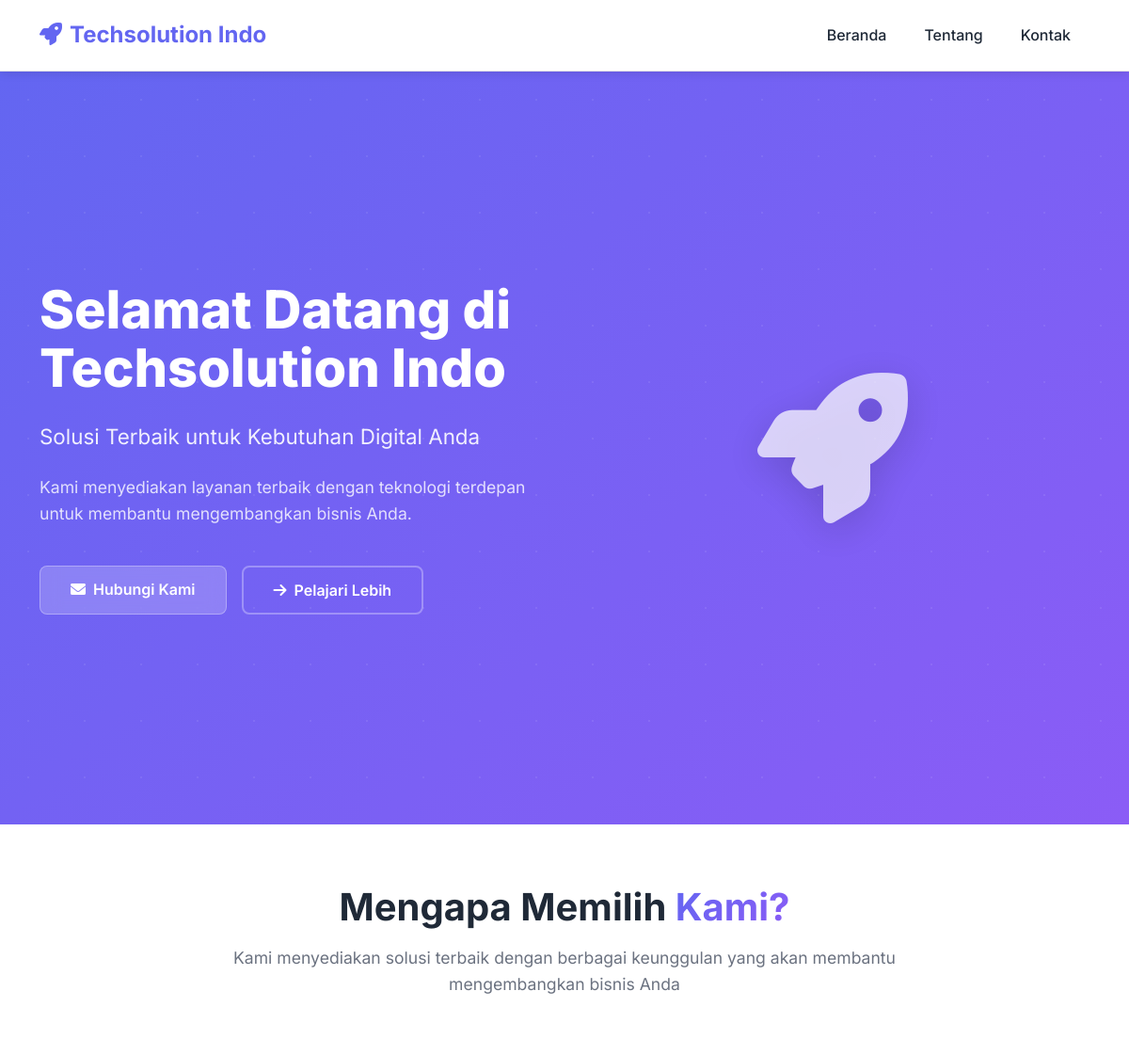
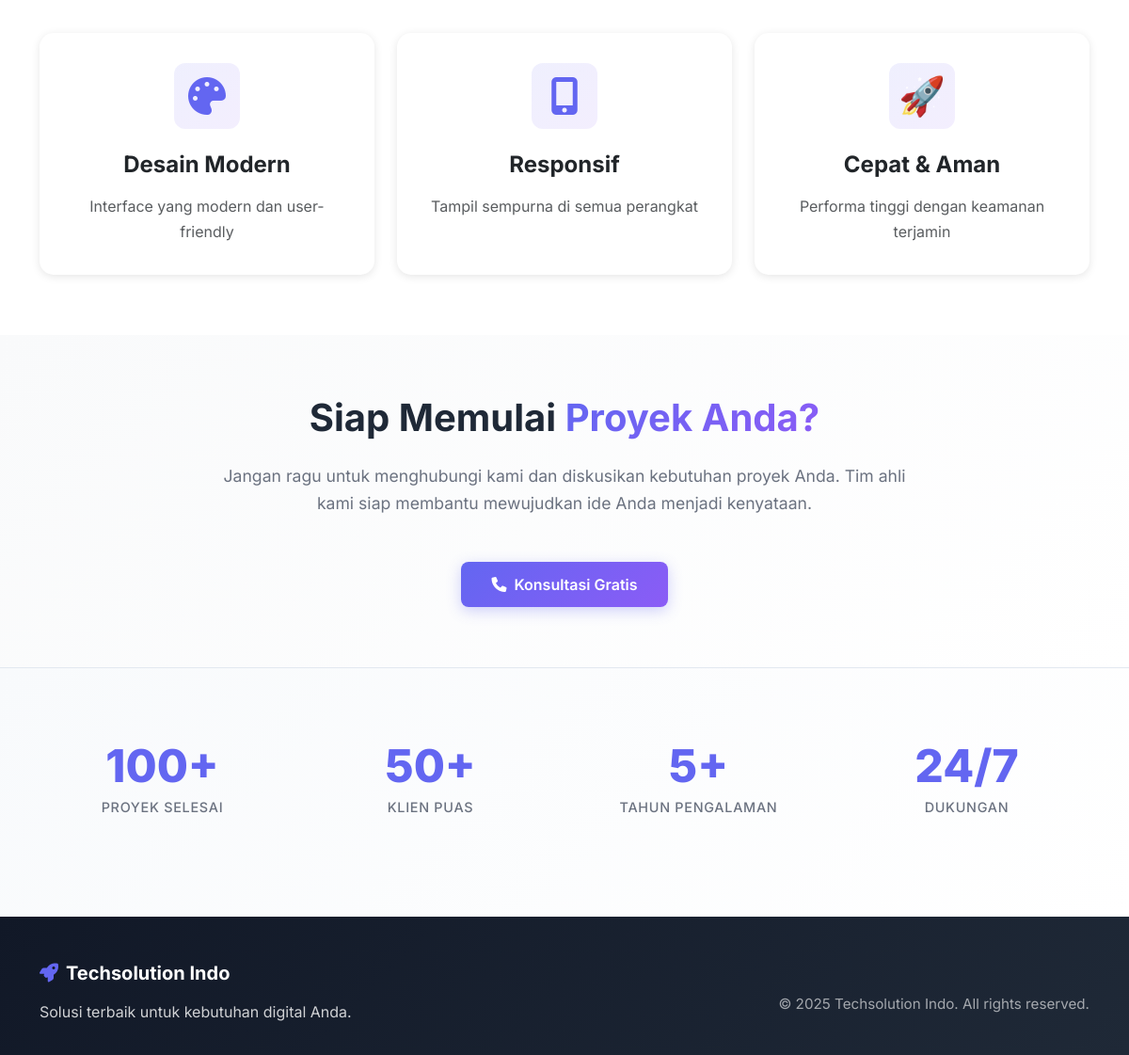
The page / on the database its author committed (2 pictures, top to bottom).
### landing/models.py (models this page shows, shortened)
class LandingContent(models.Model):
    title = models.CharField(max_length=100)
    subtitle = models.CharField(max_length=200)
    description = models.TextField()

class Feature(models.Model):
    landing = models.ForeignKey(LandingContent, related_name='features', on_delete=models.CASCADE)
    title = models.CharField(max_length=100)
    description = models.CharField(max_length=200)
    icon = models.CharField(
        max_length=50,
        help_text='Font Awesome: "fas fa-laptop-code" atau Emoji: "🎨"'
    )

class StatItem(models.Model):
    number = models.CharField(max_length=20, help_text='Contoh: "100+", "24/7", "5+"')
    label = models.CharField(max_length=100)
    order = models.PositiveIntegerField(default=0)
    is_active = models.BooleanField(default=True)
    class Meta:
        ordering = ['order']
        verbose_name = "Statistik"
        verbose_name_plural = "Statistik"

### landing/views.py (the view)
# urls.py: path('', views.home, name='home'),
def home(request):
    landing = LandingContent.objects.first()
    features = Feature.objects.filter(landing=landing) if landing else []
    stats = StatItem.objects.filter(is_active=True).order_by('order')
    context = {
        'title': landing.title if landing else 'Selamat Datang',
        'subtitle': landing.subtitle if landing else 'Solusi Terbaik untuk Kebutuhan Digital Anda',
        'description': landing.description if landing else 'Kami menyediakan layanan terbaik dengan teknologi terdepan untuk membantu mengembangkan bisnis Anda.',
        'features': features,
        'stats': stats,
    }
    return render(request, 'landing/home.html', context)

### landing/templatetags/landing_extras.py (called while the page is built)
@register.filter
def render_icon(icon_text, size="1rem"):
    if not icon_text:
        return ""
    fa_prefixes = ['fas', 'fab', 'far', 'fal', 'fad', 'fass', 'fasr', 'fasl']
    icon_parts = str(icon_text).strip().split()
    if len(icon_parts) >= 2 and icon_parts[0] in fa_prefixes:
        icon_class = " ".join(icon_parts)
        return mark_safe(f'<i class="{icon_class}" style="font-size: {size};"></i>')
    else:
        return mark_safe(f'<span style="font-size: {size};">{icon_text}</span>')

### templates/landing/home.html (shortened to what this page needs)
{% extends 'base.html' %}
{% load static %}
{% load landing_extras %}
{% block content %}
<section class="hero-section" style="margin-top: 76px;">
    <div class="container">
        <div class="row align-items-center min-vh-75">
            <div class="col-lg-6 hero-content">
                <h1 class="hero-title">{{ title }}</h1>
                <p class="hero-subtitle">{{ subtitle }}</p>
                <p class="hero-description">{{ description }}</p>
                <div class="d-flex flex-wrap gap-3">
                    <a href="{% url 'landing:contact' %}" class="btn btn-light btn-lg">
                        <i class="fas fa-envelope me-2"></i>Hubungi Kami
                    </a>
                    <a href="{% url 'landing:about' %}" class="btn btn-outline-light btn-lg">
                        <i class="fas fa-arrow-right me-2"></i>Pelajari Lebih
                    </a>
                </div>
            </div>
            <div class="col-lg-6 text-center hero-image">
                <i class="fas fa-rocket" style="font-size: 10rem; opacity: 0.9; color: rgba(255,255,255,0.8);"></i>
            </div>
        </div>
    </div>
</section>
<section class="features-section section">
    <div class="container">
        <div class="row text-center mb-5">
            <div class="col-lg-8 mx-auto">
                <h2 class="section-title">Mengapa Memilih <span class="text-gradient">Kami?</span></h2>
                <p class="section-subtitle">Kami menyediakan solusi terbaik dengan berbagai keunggulan yang akan membantu mengembangkan bisnis Anda</p>
            </div>
        </div>
        <div class="row g-4">
            {% for feature in features %}
            <div class="col-lg-4 col-md-6">
                <div class="card h-100 text-center">
                    <div class="card-body">
                        <div class="feature-icon">
                            {{ feature.icon|render_icon:"2.5rem" }}
                        </div>
                        <h4 class="mb-3 fw-bold">{{ feature.title }}</h4>
                        <p class="text-muted mb-0">{{ feature.description }}</p>
                    </div>
                </div>
            </div>
            {% empty %}
            <div class="col-12">
                <p class="text-center text-muted">Belum ada fitur yang ditambahkan. Silakan tambahkan melalui admin panel.</p>
            </div>
            {% endfor %}
        </div>
    </div>
</section>
<section class="cta-section section" style="background: linear-gradient(135deg, var(--bg-light) 0%, #ffffff 100%);">
    <div class="container">
        <div class="row text-center">
            <div class="col-lg-8 mx-auto">
                <h3 class="section-title mb-4">Siap Memulai <span class="text-gradient">Proyek Anda?</span></h3>
                <p class="section-subtitle mb-5">
                    Jangan ragu untuk menghubungi kami dan diskusikan kebutuhan proyek Anda.
                    Tim ahli kami siap membantu mewujudkan ide Anda menjadi kenyataan.
                </p>
                <a href="{% url 'landing:contact' %}" class="btn btn-primary btn-lg">
                    <i class="fas fa-phone me-2"></i>Konsultasi Gratis
                </a>
            </div>
        </div>
    </div>
</section>
<section class="stats-section section">
    <div class="container">
        <div class="row">
            {% for stat in stats %}
            <div class="col-lg-3 col-md-6 mb-4">
                <div class="stat-item">
                    <div class="stat-number">{{ stat.number }}</div>
                    <div class="stat-label">{{ stat.label }}</div>
                </div>
            </div>
            {% endfor %}
        </div>
    </div>
</section>
{% endblock %}

### templates/base.html (shortened to what this page needs)
{% load static %}
<!DOCTYPE html>
<html lang="id">
<head>
    <link href="https://cdn.jsdelivr.net/npm/bootstrap@5.3.0/dist/css/bootstrap.min.css" rel="stylesheet">
    <link rel="stylesheet" href="https://cdnjs.cloudflare.com/ajax/libs/font-awesome/6.0.0/css/all.min.css">
    <link rel="stylesheet" href="{% static 'css/style.css' %}">
</head>
<body>
    <nav class="navbar navbar-expand-lg fixed-top">
        <div class="container">
            <a class="navbar-brand" href="{% url 'landing:home' %}">
                <i class="fas fa-rocket me-2"></i>Techsolution Indo
            </a>
            <div class="collapse navbar-collapse" id="navbarNav">
                <ul class="navbar-nav ms-auto">
                    <li class="nav-item">
                        <a class="nav-link" href="{% url 'landing:home' %}">Beranda</a>
                    </li>
                    <li class="nav-item">
                        <a class="nav-link" href="{% url 'landing:about' %}">Tentang</a>
                    </li>
                    <li class="nav-item">
                        <a class="nav-link" href="{% url 'landing:contact' %}">Kontak</a>
                    </li>
                </ul>
            </div>
        </div>
    </nav>
    <main>
        {% block content %}{% endblock %}
    </main>
    <footer style="background: linear-gradient(135deg, var(--bg-dark) 0%, #1f2937 100%); color: white; padding: 3rem 0 2rem;">
        <div class="container">
            <div class="row">
                <div class="col-md-6">
                    <h5 style="font-weight: 700; font-size: 1.25rem; margin-bottom: 1rem;">
                        <i class="fas fa-rocket me-2" style="color: var(--primary-color);"></i>Techsolution Indo
                    </h5>
                    <p style="color: rgba(255, 255, 255, 0.8); margin-bottom: 0; font-size: 1rem;">
                        Solusi terbaik untuk kebutuhan digital Anda.
                    </p>
                </div>
                <div class="col-md-6 text-md-end">
                    <p style="color: rgba(255, 255, 255, 0.6); margin-bottom: 0; margin-top: 2rem; font-size: 0.95rem;">
                        &copy; 2025 Techsolution Indo. All rights reserved.
                    </p>
                </div>
            </div>
        </div>
    </footer>
</body>
</html>

### static/css/style.css (style rules this page uses)
:root { --primary-color: #6366f1; --secondary-color: #8b5cf6; --accent-color: #ec4899; --text-color: #1f2937; --text-muted: #6b7280; --bg-color: #ffffff; --bg-light: #f9fafb; --bg-dark: #111827; --border-color: #e5e7eb; --shadow: 0 4px 6px -1px rgba(0, 0, 0, 0.1); --shadow-lg: 0 25px 50px -12px rgba(0, 0, 0, 0.25); }
* { margin: 0; padding: 0; box-sizing: border-box; }
body { font-family: 'Inter', -apple-system, BlinkMacSystemFont, 'Segoe UI', sans-serif; line-height: 1.7; color: var(--text-color); background-color: var(--bg-color); font-size: 16px; font-weight: 400; }
.navbar { background: rgba(255, 255, 255, 0.95) !important; backdrop-filter: blur(20px); border-bottom: 1px solid rgba(0, 0, 0, 0.1); transition: all 0.3s ease; padding: 0.75rem 0; box-shadow: 0 2px 10px rgba(0, 0, 0, 0.1); }
.navbar-brand { font-size: 1.5rem; font-weight: 700; color: var(--primary-color) !important; text-decoration: none; }
.navbar-nav .nav-link { font-weight: 500; padding: 0.5rem 1rem !important; color: var(--text-color) !important; transition: all 0.3s ease; border-radius: 6px; margin: 0 0.25rem; }
.hero-section { background: linear-gradient(135deg, #6366f1 0%, #8b5cf6 100%); min-height: 100vh; display: flex; align-items: center; position: relative; color: white; padding: 2rem 0; }
.hero-section::before { content: ''; position: absolute; top: 0; left: 0; right: 0; bottom: 0; z-index: 1; }
.hero-content { position: relative; z-index: 2; }
.hero-title { font-size: 3.5rem; font-weight: 800; line-height: 1.1; margin-bottom: 1.5rem; color: white; }
.hero-subtitle { font-size: 1.4rem; font-weight: 400; color: rgba(255, 255, 255, 0.9); margin-bottom: 1.5rem; line-height: 1.5; }
.hero-description { font-size: 1.1rem; color: rgba(255, 255, 255, 0.8); margin-bottom: 2.5rem; line-height: 1.6; }
.hero-image { position: relative; z-index: 2; text-align: center; }
.hero-image i { animation: float 6s ease-in-out infinite; color: rgba(255, 255, 255, 0.8); filter: drop-shadow(0 10px 20px rgba(0, 0, 0, 0.2)); }
.min-vh-75 { min-height: 75vh; }
.btn { border-radius: 8px; padding: 0.75rem 2rem; font-weight: 600; font-size: 1rem; transition: all 0.3s ease; border: none; text-decoration: none; display: inline-block; }
.btn-primary { background: linear-gradient(135deg, #6366f1 0%, #8b5cf6 100%); color: white; box-shadow: 0 4px 15px rgba(99, 102, 241, 0.3); }
.btn-light { background: rgba(255, 255, 255, 0.2); color: white; border: 1px solid rgba(255, 255, 255, 0.3); backdrop-filter: blur(10px); }
.btn-outline-light { background: transparent; color: white; border: 2px solid rgba(255, 255, 255, 0.3); }
.card { border-radius: 15px; border: none; background: #ffffff; box-shadow: 0 2px 10px rgba(0, 0, 0, 0.1); transition: all 0.3s ease; overflow: hidden; height: 100%; }
.card-body { padding: 2rem; }
.section { padding: 4rem 0; }
.features-section { padding: 4rem 0; background: #ffffff; }
.section-title { font-size: 2.5rem; font-weight: 700; color: var(--text-color); margin-bottom: 1rem; line-height: 1.2; }
.section-subtitle { font-size: 1.1rem; color: var(--text-muted); font-weight: 400; line-height: 1.6; margin-bottom: 3rem; }
.text-gradient { background: linear-gradient(135deg, #6366f1 0%, #8b5cf6 100%); -webkit-background-clip: text; -webkit-text-fill-color: transparent; background-clip: text; }
.feature-icon { width: 70px; height: 70px; border-radius: 12px; background: linear-gradient(135deg, rgba(99, 102, 241, 0.1) 0%, rgba(139, 92, 246, 0.1) 100%); display: flex; align-items: center; justify-content: center; margin: 0 auto 1.5rem; transition: all 0.3s ease; }
.feature-icon i, .feature-icon span { color: #6366f1; font-size: 2rem; }
.stats-section { background: linear-gradient(135deg, #f8fafc 0%, #ffffff 100%); border-top: 1px solid #e2e8f0; padding: 4rem 0; }
.stat-item { text-align: center; padding: 1rem; }
.stat-number { font-size: 3rem; font-weight: 800; color: #6366f1; margin-bottom: 0.5rem; line-height: 1; }
.stat-label { font-size: 0.9rem; color: var(--text-muted); font-weight: 500; text-transform: uppercase; letter-spacing: 0.05em; }
.cta-section { background: linear-gradient(135deg, #f8fafc 0%, #ffffff 100%); padding: 4rem 0; }
html { scroll-behavior: smooth; }

### rows shown on the page
LandingContent: title "Selamat Datang di Techsolution Indo", subtitle "Solusi Terbaik untuk Kebutuhan Digital Anda", description "Kami menyediakan layanan terbaik dengan teknologi terdepan untuk membantu mengembangkan bisnis Anda."
Feature: title "Desain Modern", description "Interface yang modern dan user-friendly"
Feature: title "Responsif", description "Tampil sempurna di semua perangkat"
Feature: icon|render_icon "🚀", title "Cepat & Aman", description "Performa tinggi dengan keamanan terjamin"
StatItem: number "100+", label "PROYEK SELESAI"
StatItem: number "50+", label "KLIEN PUAS"
StatItem: number "5+", label "TAHUN PENGALAMAN"
StatItem: number "24/7", label "DUKUNGAN"
